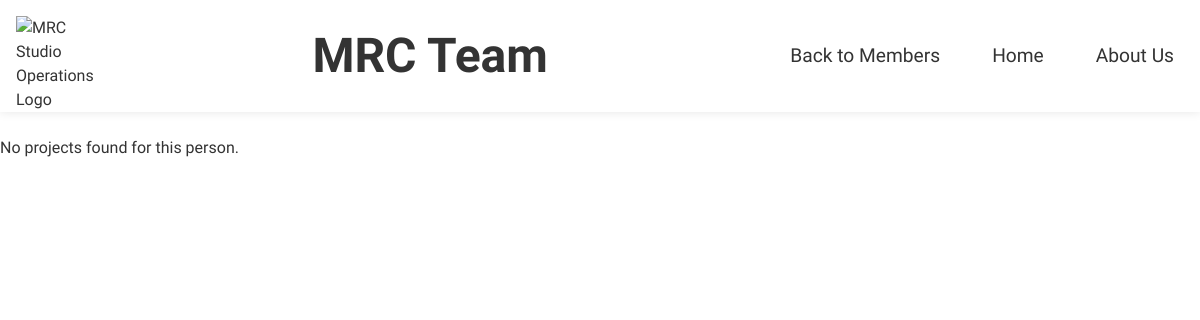
The app's page /view_person.php?id=12, older data.
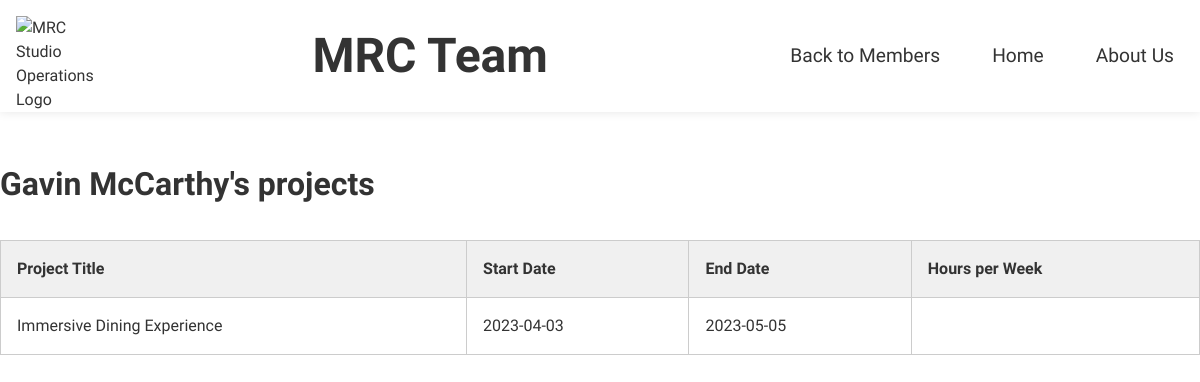
The same page, newer data.
### tables this page shows
CREATE TABLE `people` (
  `id` int NOT NULL AUTO_INCREMENT,
  `first_name` varchar(255) NOT NULL,
  `last_name` varchar(255) NOT NULL,
  `employee_type` varchar(255) NOT NULL,
  PRIMARY KEY (`id`)
);

CREATE TABLE `project_people` (
  `id` int NOT NULL AUTO_INCREMENT,
  `project_id` int NOT NULL,
  `people_id` int NOT NULL,
  `start_date` date NOT NULL,
  `end_date` date NOT NULL,
  PRIMARY KEY (`id`),
  KEY `project_id` (`project_id`),
  KEY `people_id` (`people_id`),
  CONSTRAINT `fk_project_people_people_id` FOREIGN KEY (`people_id`) REFERENCES `people` (`id`) ON DELETE CASCADE,
  CONSTRAINT `fk_project_people_project_id` FOREIGN KEY (`project_id`) REFERENCES `projects` (`id`) ON DELETE CASCADE,
  CONSTRAINT `project_people_ibfk_1` FOREIGN KEY (`project_id`) REFERENCES `projects` (`id`),
  CONSTRAINT `project_people_ibfk_2` FOREIGN KEY (`people_id`) REFERENCES `people` (`id`)
);

CREATE TABLE `projects` (
  `id` int NOT NULL AUTO_INCREMENT,
  `project_title` varchar(255) NOT NULL,
  `partner_company` varchar(255) NOT NULL,
  `start_date` date NOT NULL,
  `fund_type` varchar(255) NOT NULL,
  `project_type` varchar(255) NOT NULL,
  `status` enum('pending','scoping','discovery','consideration','completed','in-progress') NOT NULL DEFAULT 'discovery',
  `end_date` date DEFAULT NULL,
  `project_description` text,
  `assigned_to` json DEFAULT NULL,
  PRIMARY KEY (`id`)
);

### view_person.php (the view, shortened to what this page needs)
<!DOCTYPE html>
<html>
<head>
    <link rel="stylesheet" href="index.css">
	<link rel="stylesheet" href="https://cdnjs.cloudflare.com/ajax/libs/font-awesome/6.0.0-beta3/css/all.min.css">
</head>
<body>
<header>
    <div class="logo">
      <img src="https://encrypted-tbn0.gstatic.com/images?q=tbn:ANd9GcS_aEwjE_hEdGeBWihBJaTIRDG2XSiSNbAlwlPB-iRhxBJsqL7DEnbuGaQmbTBWHhLim-A&usqp=CAU" alt="MRC Studio Operations Logo">
    </div>
    <h1>MRC Team</h1>
    <nav>
      <ul>
      <li><a href="people.php">Back to Members</a></li>
        <li><a href="index.php">Home</a></li>
        <li><a href="about.php">About Us</a></li>
      </ul>
    </nav>
  </header>
  <?php
$host = 'localhost';
$user = 'root';
$password = 'elaine12';
$database = 'operations';
$conn = mysqli_connect($host, $user, $password, $database);
if (isset($_GET['id'])) {
    $person_id = $_GET['id'];
    $person_query = "SELECT * FROM people WHERE id = $person_id";
    $person_result = mysqli_query($conn, $person_query);
    $person = mysqli_fetch_assoc($person_result);
    $project_query = "SELECT * FROM projects p JOIN project_people pp ON p.id = pp.project_id WHERE pp.people_id = $person_id ORDER BY p.start_date DESC";
    $project_result = mysqli_query($conn, $project_query);
    if (mysqli_num_rows($project_result) > 0) {
      echo "<br/><br/><h3>{$person['first_name']} {$person['last_name']}'s projects</h3>";
      echo "<table>";
      echo "<thead>";
      echo "<tr><th>Project Title</th><th>Start Date</th><th>End Date</th><th>Hours per Week</th></tr>";
      echo "</thead>";
      echo "<tbody>";
      while ($row = mysqli_fetch_assoc($project_result)) {
        echo "<tr>";
        echo "<td>{$row['project_title']}</td>";
        echo "<td>{$row['start_date']}</td>";
        echo "<td>{$row['end_date']}</td>";
        echo "<td></td>";
        echo "</tr>";
      }
      echo "</tbody>";
      echo "</table>";
    } else {
      echo "<br/>No projects found for this person.";
    }
  }
?>

### index.css (style rules this page uses)
* { box-sizing: border-box; margin: 0; padding: 0; }
body { font-family: 'Cabin', sans-serif; font-size: 16px; line-height: 1.5; color: #333; }
a { text-decoration: none; color: #333; }
ul { list-style: none; }
header { display: flex; align-items: center; justify-content: space-between; padding: 1rem; background-color: #fff; box-shadow: 0 0 10px rgba(0, 0, 0, 0.1); z-index: 1; position: sticky; top: 0; }
.logo { width: 80px; height: 80px; margin-right: 1rem; }
.logo img { width: 100%; height: 100%; object-fit: contain; }
h1 { font-size: 3rem; font-weight: 700; }
h3 { font-size: 2rem; font-weight: 700; }
nav ul { display: flex; }
nav li { margin-left: 2rem; }
nav a { font-size: 1.2rem; font-weight: 500; }
nav ul li a { display: inline-block; padding: 10px; text-decoration: none; color: #333; }
table { width: 100%; margin-top: 2rem; border-collapse: collapse; }
th, td { padding: 1rem; text-align: left; border: 1px solid #ccc; }
th { background-color: #f0f0f0; font-weight: bold; }

Row changes from the older to the newer data that the page shows:
now on this page (row unchanged): people: first_name "Gavin", last_name "McCarthy"
added project_people: project.project_title "Immersive Dining Experience", start_date "2023-04-03", end_date "2023-05-05"
Text that changed along with them:
text no longer shown: "No projects found for this person."
text now shown: "'s projects Project Title Start Date End Date Hours per Week"
